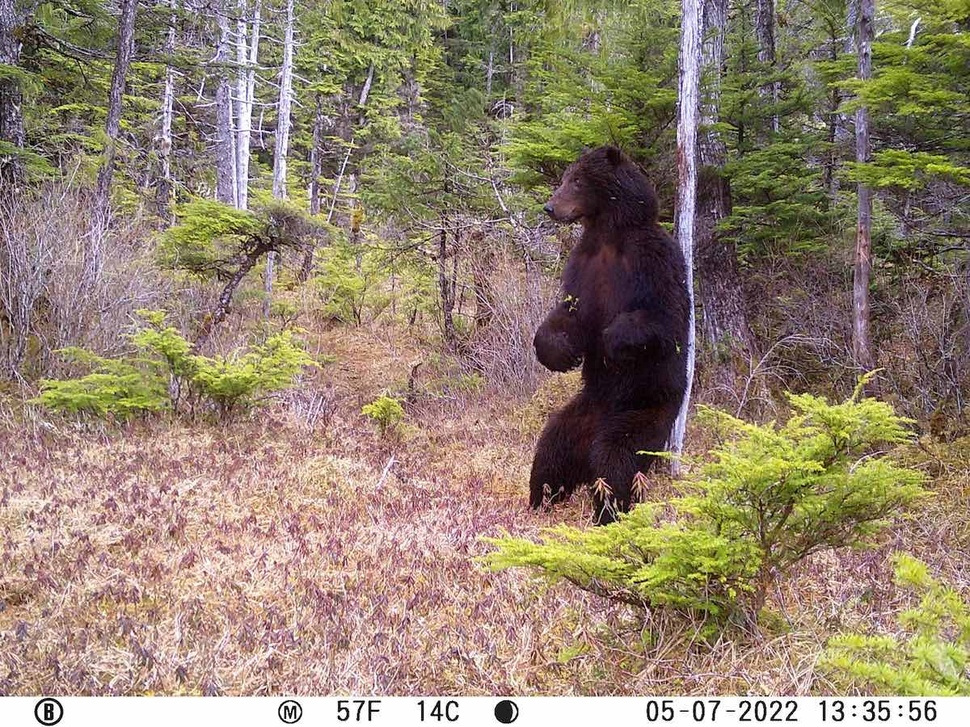
#> input picture dash/sample_code/python/oop/mp24_grounding_part_3/bear_scratching.jpg, 970 x 727 px, shrunk from 1200 x 900 before the run
$ python add_border_0_unrefactored.py ../bear_scratching.jpg 100 5 ../bear_scratching.jpg
#> lines starting #> are read from the running program, lines starting #| are printed output that depends on the picture
"""Add a border to any image."""

import sys
from pathlib import Path

from PIL import Image, ImageOps, UnidentifiedImageError

# Get the filename.
try:
    path = Path(sys.argv[1])
except IndexError:
    print("You must provide a target image.")
    sys.exit()

# --- Get optional CLI args. ---
try:
    border_width = int(sys.argv[2])
except IndexError:
    border_width = 2

try:
    padding = int(sys.argv[3])
except IndexError:
    padding = 0

try:
    border_color = sys.argv[4]
except IndexError:
    border_color = "lightgray"

# Load the image.
try:
    img = Image.open(path)
#> img is the input picture: PIL image 970x727 RGB; mean R, G, B 147.9, 132.1, 113.3
except FileNotFoundError:
    print(f"{path} does not seem to exist.")
    sys.exit()
except UnidentifiedImageError:
    print(f"{path} does not seem to be an image file.")
    sys.exit()

# Add some padding before adding the border.
# The padding is just a white border added before
#   the actual border.
new_img = ImageOps.expand(img, border=padding, fill="white")
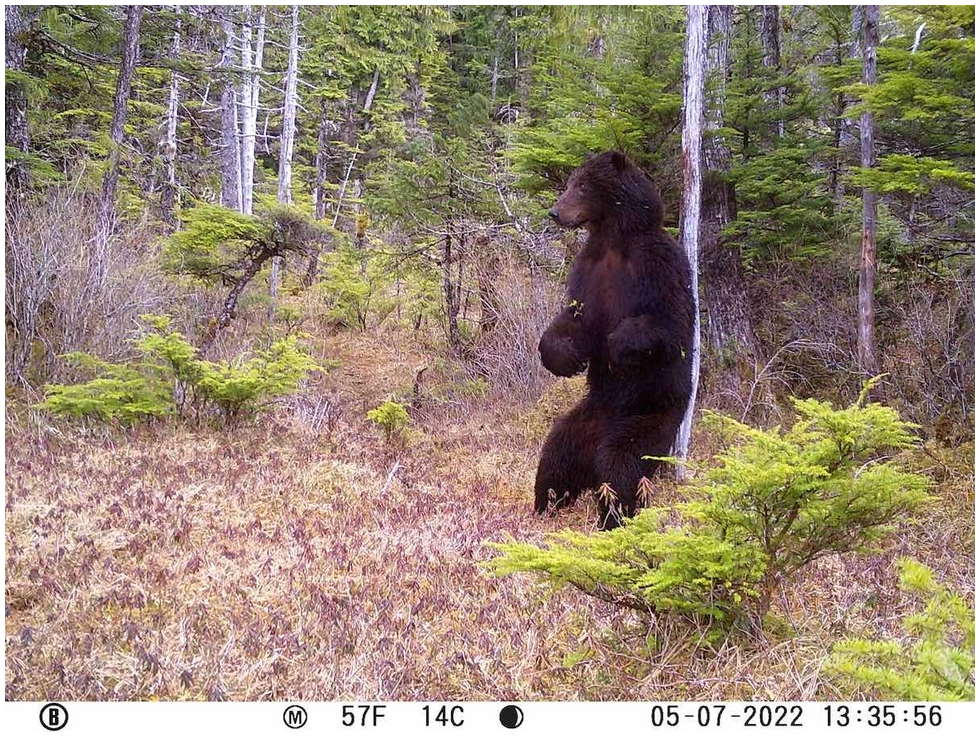
#> new_img: PIL image 980x737 RGB; mean R, G, B 150.4, 135, 116.7

# Add the border.
#> (the run stopped early here; a loop or call above may not have finished)
